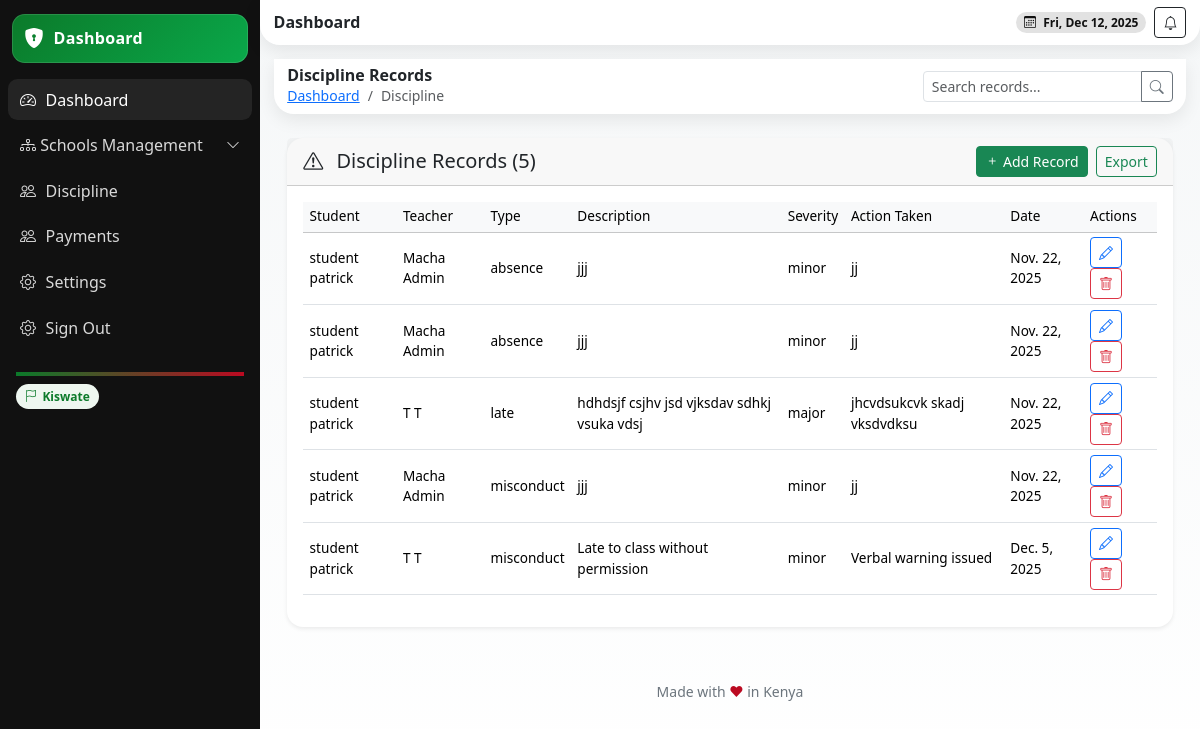
Before: /discipline/ (signed in) with the older database file.
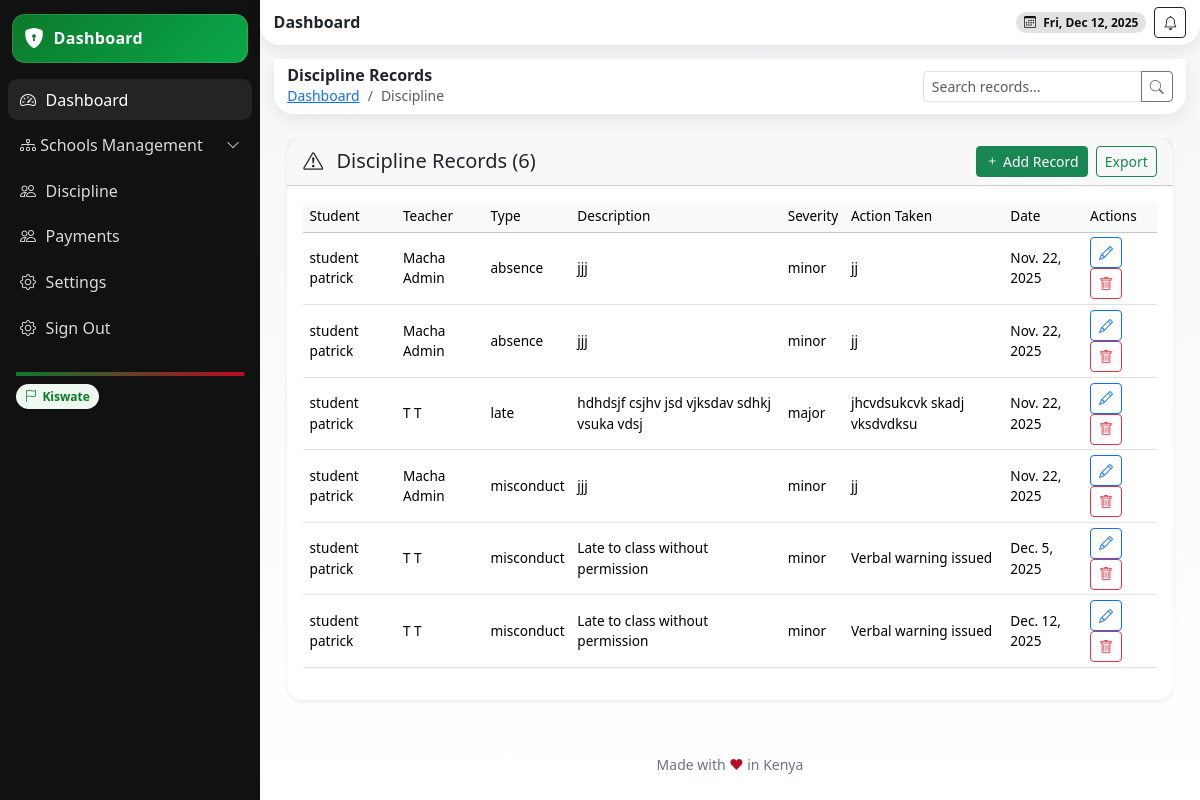
After: the same page with the newer database file.
### school/models.py (models this page shows, shortened)
class DisciplineRecord(models.Model):
    student = models.ForeignKey(Student, on_delete=models.CASCADE, related_name='discipline_records')
    linked_attendance = models.ForeignKey(Attendance, on_delete=models.CASCADE, null=True, blank=True, related_name='discipline_links')  # New: For IB during lesson
    teacher = models.ForeignKey(StaffProfile, on_delete=models.CASCADE, related_name='discipline_records')
    school = models.ForeignKey(School, on_delete=models.CASCADE, related_name='discipline_records')
    incident_type = models.CharField(max_length=20, choices=INCIDENT_TYPE_CHOICES, default='misconduct')
    description = models.TextField()
    date = models.DateField(db_index=True, default=timezone.now)
    severity = models.CharField(max_length=20, choices=SEVERITY_CHOICES, default='minor')
    action_taken = models.TextField(blank=True)
    reported_by = models.ForeignKey(User, on_delete=models.CASCADE, related_name='discipline_reports')
    frequency_count = models.PositiveIntegerField(default=1)  # New: Track repeats for patterns
    resolved = models.BooleanField(default=False)  # New: For follow-up
    class Meta:
        indexes = [models.Index(fields=['student', 'date', 'severity'])]

class Student(models.Model):
    user = models.OneToOneField(User, on_delete=models.CASCADE)
    student_id = models.CharField(max_length=50, unique=True, db_index=True)
    date_of_birth = models.DateField()
    gender = models.CharField(max_length=10, choices=GENDER_CHOICES)
    enrollment_date = models.DateField()
    grade_level = models.ForeignKey(Grade, on_delete=models.CASCADE, related_name='students')
    stream = models.ForeignKey(Streams, on_delete=models.CASCADE, related_name='student_stream', blank=True, null=True)
    bio = models.TextField(blank=True)
    parents = models.ManyToManyField(Parent, blank=True, related_name='children')
    profile_picture = models.ImageField(upload_to='students/', blank=True)
    school = models.ForeignKey(School, on_delete=models.CASCADE)
    def __str__(self):
        return f"{self.user.get_full_name()} ({self.student_id}) - {self.school.name}"

class StaffProfile(models.Model):
    user = models.OneToOneField(User, on_delete=models.CASCADE)
    staff_id = models.CharField(max_length=50, unique=True, db_index=True)
    date_of_birth = models.DateField(blank=True, null=True)
    gender = models.CharField(max_length=10, choices=GENDER_CHOICES, blank=True)
    employment_date = models.DateField(blank=True, null=True)
    position = models.CharField(max_length=100, choices=POSITION_CHOICES)
    tsc_number = models.CharField(max_length=50, unique=True, blank=True, null=True)
    qualification = models.TextField(blank=True, null=True)
    subjects = models.ManyToManyField(Subject, related_name='teachers_subjects', blank=True, null=True)  # Changed(max_length=255, blank=True, null=True)
    bio = models.TextField(blank=True, null=True)
    profile_picture = models.ImageField(upload_to='teachers/', blank=True, null=True)
    school = models.ForeignKey(School, on_delete=models.CASCADE)
    department = models.CharField(max_length=50, blank=True)  # e.g., 'Dining Hall', 'School Gate'
    roles = models.ManyToManyField(Role, blank=True, related_name='staff_members')

### userauths/models.py (models this page shows, shortened)
class User(AbstractUser):
    COUNTRY_CURRENCY_MAP = {
        'KENYA': 'KES',
        'UGANDA': 'UGX',
    }
    username = None  # Disable username field
    phone_number = models.CharField(max_length=15, unique=True)
    country = models.CharField(max_length=15,blank=True, null=True)
    email = models.EmailField(unique=True)
    first_name = models.CharField(max_length=50)
    last_name = models.CharField(max_length=50)
    is_staff = models.BooleanField(default=False)
    is_superuser = models.BooleanField(default=False)
    is_admin = models.BooleanField(default=False)
    school_staff = models.BooleanField(default=False)
    is_student = models.BooleanField(default=False)
    is_teacher = models.BooleanField(default=False)
    is_parent = models.BooleanField(default=False)
    is_active = models.BooleanField(default=True)
    is_verified = models.BooleanField(default=False)
    created_at = models.DateTimeField(auto_now_add=True)
    updated_at = models.DateTimeField(auto_now=True)
    objects = CustomUserManager()
    USERNAME_FIELD = 'email'  # Use email as the username field
    REQUIRED_FIELDS = ['first_name', 'last_name', 'phone_number']  # Required fields for createsuperuser
    class Meta:
        ordering = ['-created_at']

### school/views.py (the view)
# urls.py: path('discipline/', views.school_discipline, name='school-discipline'),
@login_required
def school_discipline(request):
    try:
        school = request.user.school_admin_profile
    except AttributeError:
        messages.error(request, "Access denied: Admin privileges required.")
        return redirect('school:dashboard')
    query = request.GET.get('q', '')
    records = DisciplineRecord.objects.filter(school=school).select_related('student', 'teacher')
    if query:
        records = records.filter(
            Q(student__user__first_name__icontains=query) | Q(description__icontains=query)
        )
    form = DisciplineRecordForm(school=school)
    context = {
        'records': records,
        'form': form,
        'school': school,
        'query': query,
    }
    return render(request, 'school/discipline.html', context)

### school/forms.py
class DisciplineRecordForm(BaseForm):
    class Meta:
        model = DisciplineRecord
        fields = ['student', 'incident_type', 'description', 'severity', 'action_taken']
        widgets = {
            'description': forms.Textarea(attrs={'rows': 3}),
            'action_taken': forms.Textarea(attrs={'rows': 2}),
            'incident_type': forms.Select(choices=INCIDENT_TYPE_CHOICES),
            'severity': forms.Select(choices=SEVERITY_CHOICES),
        }
    def __init__(self, *args, **kwargs):
        super().__init__(*args, **kwargs)
        self.fields['severity'].initial = 'minor'

### templates/school/discipline.html (shortened to what this page needs)
{% extends 'school/base.html' %}
{% block content %}
<header class="header d-flex align-items-center justify-content-between">
  <div class="d-flex align-items-center gap-2">
    <div>
      <h6 class="m-0 fw-bold">Discipline Records</h6>
      <nav aria-label="breadcrumb" class="small">
        <ol class="breadcrumb mb-0">
          <li class="breadcrumb-item"><a href="{% url 'school:dashboard' %}">Dashboard</a></li>
          <li class="breadcrumb-item active" aria-current="page">Discipline</li>
        </ol>
      </nav>
    </div>
  </div>
  <div class="d-flex align-items-center gap-2">
    <form method="get" class="d-inline">
      <div class="input-group input-group-sm" style="width:250px;">
        <input type="text" name="q" class="form-control" placeholder="Search records..." value="{{ query }}">
        <button class="btn btn-outline-secondary"><i class="bi bi-search"></i></button>
      </div>
    </form>
  </div>
</header>
<section class="content container-fluid py-4">
  <div class="card shadow-sm border-0 rounded-4">
    <div class="card-header d-flex justify-content-between align-items-center">
      <h5 class="mb-0"><i class="bi bi-exclamation-triangle me-2"></i> Discipline Records ({{ records.count }})</h5>
      <div class="d-flex gap-2">
        <button class="btn btn-sm btn-success" data-bs-toggle="modal" data-bs-target="#disciplineModal" data-mode="create">
          <i class="bi bi-plus"></i> Add Record
        </button>
        <a href="#" class="btn btn-sm btn-outline-success" data-bs-toggle="modal" data-bs-target="#exportModal">Export</a>
      </div>
    </div>
    <div class="card-body">
      <div class="table-responsive">
        <table class="table table-hover align-middle">
          <thead class="table-light">
            <tr>
              <th>Student</th>
              <th>Teacher</th>
              <th>Type</th>
              <th>Description</th>
              <th>Severity</th>
              <th>Action Taken</th>
              <th>Date</th>
              <th>Actions</th>
            </tr>
          </thead>
          <tbody>
            {% for record in records %}
            <tr>
              <td>{{ record.student.user.get_full_name }}</td>
              <td>{{ record.teacher.user.get_full_name }}</td>
              <td>{{ record.incident_type }}</td>
              <td>{{ record.description }}</td>
              <td>{{ record.severity }}</td>
              <td>{{ record.action_taken|default:"-" }}</td>
              <td>{{ record.date }}</td>
              <td>
                <button class="btn btn-sm btn-outline-primary"
                        data-bs-toggle="modal"
                        data-bs-target="#disciplineModal"
                        data-mode="edit"
                        data-id="{{ record.id }}"
                        data-student="{{ record.student.id }}"
                        data-teacher="{{ record.teacher.id }}"
                        data-incident_type="{{ record.incident_type}}"
                        data-description="{{ record.description}}"
                        data-severity="{{ record.severity }}"
                        data-action_taken="{{ record.action_taken}}"
                        data-date="{{ record.date }}">
                  <i class="bi bi-pencil"></i>
                </button>
                <button class="btn btn-sm btn-outline-danger"
                        data-bs-toggle="modal"
                        data-bs-target="#deleteModal"
                        data-id="{{ record.id }}"
                        data-name="{{ record.student.user.get_full_name }}">
                  <i class="bi bi-trash"></i>
                </button>
              </td>
            </tr>
            {% empty %}
            <tr>
              <td colspan="8" class="text-center text-muted py-4">No discipline records found.</td>
            </tr>
            {% endfor %}
          </tbody>
        </table>
      </div>
    </div>
  </div>
</section>
{% endblock %}

Changed rows visible on the page:
added DisciplineRecord: student.user.get_full_name "student patrick", teacher.user.get_full_name "T T", incident_type "misconduct", description "Late to class without permission", severity "minor", action_taken "Verbal warning issued", date "Dec. 12, 2025"
Other visible differences:
{{ records.count }}: "5" → "6"
